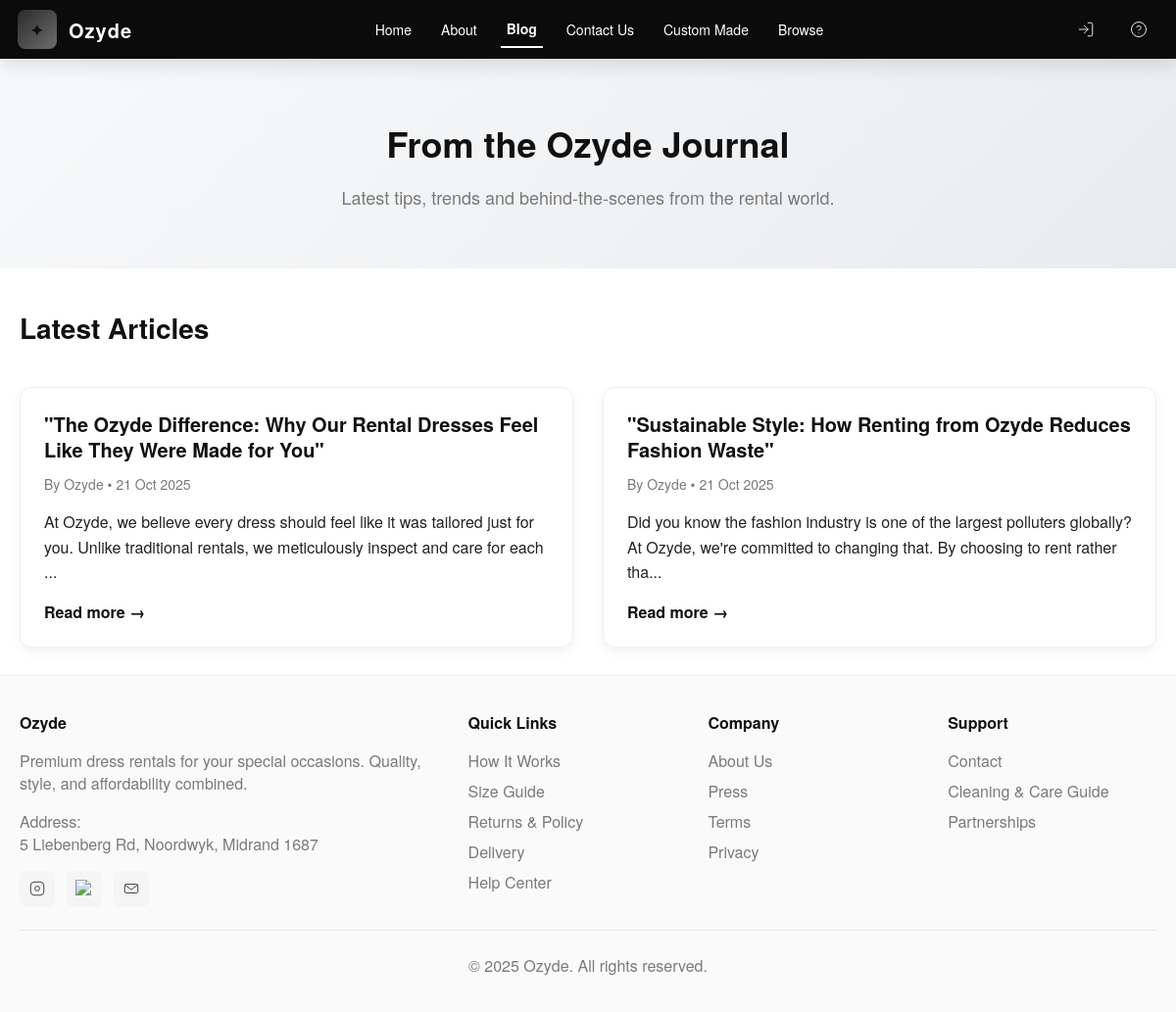
Screenshot of /blog.php with the database file from the repository.
### tables this page shows
CREATE TABLE `posts` (
  `post_id` int(11) NOT NULL,
  `title` varchar(255) NOT NULL,
  `slug` varchar(255) NOT NULL,
  `content` text DEFAULT NULL,
  `image` varchar(255) DEFAULT NULL,
  `is_published` tinyint(1) DEFAULT 0,
  `created_at` timestamp NOT NULL DEFAULT current_timestamp(),
  `updated_at` timestamp NOT NULL DEFAULT current_timestamp() ON UPDATE current_timestamp()
);

### blog.php (the view, shortened to what this page needs)
<!doctype html>
<html lang="en">
<head>
</head>
<body>
    <header class="nav-wrap" role="banner">
        <div class="nav" role="navigation" aria-label="Main navigation">
            <div class="logo" id="brandLink">
                <div class="logo-badge" aria-hidden="true">✦</div>
                <div>Ozyde</div>
            </div>
            <nav aria-label="Main navigation">
                <ul id="main-nav">
                    <li><a href="index.html">Home</a></li>
                    <li><a href="about.html">About</a></li>
                    <li><a href="blog.php" class="active">Blog</a></li>
                    <li><a href="contact.html">Contact Us</a></li>
                    <li><a href="custommade.html">Custom Made</a></li>
                    <li><a href="catalog.php">Browse</a></li>
                </ul>
            </nav>
            <div class="icons" role="group" aria-label="User actions">
                <a href="login_register.php" class="icon-only" title="Login/Register" aria-label="Login/Register">
                </a>
                <a href="help.html" class="icon-only" title="Help" aria-label="Help">
                </a>
            </div>
        </div>
    </header>
    <section class="hero">
        <div class="container">
            <div class="hero-content">
                <h1>From the Ozyde Journal</h1>
                <p>Latest tips, trends and behind-the-scenes from the rental world.</p>
            </div>
        </div>
    </section>
    <main class="container">
        <div class="content-header">
            <h2 class="page-title">Latest Articles</h2>
        </div>
        <div class="posts">
            <?php
            require_once 'db.php';
            $sql = "SELECT * FROM posts WHERE is_published = 1 ORDER BY created_at DESC";
            $result = $conn->query($sql);
            if ($result && $result->num_rows > 0) {
                while ($post = $result->fetch_assoc()) {
                    $date = date('j M Y', strtotime($post['created_at']));
                    $content_preview = strlen($post['content']) > 150
                        ? substr($post['content'], 0, 150) . '...'
                        : $post['content'];
                    ?>
                    <article class="post">
                        <h3><?= htmlspecialchars($post['title']) ?></h3>
                        <div class="meta">By Ozyde • <?= $date ?></div>
                        <p><?= htmlspecialchars($content_preview) ?></p>
                        <a href="blog_post.php?id=<?= $post['post_id'] ?>" class="read-more">Read more →</a>
                    </article>
                    <?php
                }
            }
            ?>
        </div>
    </main>
    <footer>
        <div class="container">
            <div class="footer-grid">
                <div>
                    <h4>Ozyde</h4>
                    <p>Premium dress rentals for your special occasions. Quality, style, and affordability combined.</p>
                    <div>Address:<br>5 Liebenberg Rd, Noordwyk, Midrand 1687</div>
                    <div class="socials" aria-label="Social media">
                        <a href="https://www.instagram.com/ozyde_?igsh=NWM0aTd4ZGFmeHVr" target="_blank" rel="noopener" aria-label="Instagram">
                            <svg width="18" height="18" viewBox="0 0 24 24" fill="none">
                                <rect x="3" y="3" width="18" height="18" rx="5" stroke="#333" stroke-width="1.2" fill="none"/>
                                <circle cx="12" cy="12" r="3.2" stroke="#333" stroke-width="1.2" fill="none"/>
                                <circle cx="17.5" cy="6.5" r="0.6" fill="#333"/>
                            </svg>
                        </a>
                        <a href="https://www.tiktok.com/@ozyde_designs?_t=ZS-8zlyfPi8HHJ&_r=1" target="_blank" rel="noopener" aria-label="TikTok">
                            <img src="https://upload.wikimedia.org/wikipedia/commons/thumb/2/2f/TikTok_logo.svg/1200px-TikTok_logo.svg.png" alt="TikTok" style="width:18px;height:18px;display:block" />
                        </a>
                        <a href="mailto:ozydedesigns@gmail.com" aria-label="Email">
                            <svg width="18" height="18" viewBox="0 0 24 24" fill="none">
                                <rect x="3" y="6" width="18" height="12" rx="2" stroke="#333" stroke-width="1.2" fill="none"/>
                                <path d="M4 7.5l8 6 8-6" stroke="#333" stroke-width="1.2" fill="none" stroke-linecap="round"/>
                            </svg>
                        </a>
                    </div>
                </div>
                <div>
                    <h4>Quick Links</h4>
                    <ul>
                        <li><a href="howitworks.html">How It Works</a></li>
                        <li><a href="sizingguide.html">Size Guide</a></li>
                        <li><a href="#">Returns & Policy</a></li>
                        <li><a href="#">Delivery</a></li>
                        <li><a href="help.html">Help Center</a></li>
                    </ul>
                </div>
                <div>
                    <h4>Company</h4>
                    <ul>
                        <li><a href="about.html">About Us</a></li>
                        <li><a href="#">Press</a></li>
                        <li><a href="#">Terms</a></li>
                        <li><a href="#">Privacy</a></li>
                    </ul>
                </div>
                <div>
                    <h4>Support</h4>
                    <ul>
                        <li><a href="contact.html">Contact</a></li>
                        <li><a href="cleaning.html">Cleaning & Care Guide</a></li>
                        <li><a href="#">Partnerships</a></li>
                    </ul>
                </div>
            </div>
            <div style="margin-top:24px;text-align:center;padding-top:24px;border-top:1px solid #e6e6e6;color:var(--muted)">
                © 2025 Ozyde. All rights reserved.
            </div>
        </div>
    </footer>
</body>
</html>

### blog.php (style rules this page uses)
:root { --bg: #fff; --text: #222; --muted: #7a7a7a; --accent: #111; --max-width: 1200px; --chip-bg: #f3f3f3; --chip-border: #e6e6e6; --primary: #111; --success: #2fa46b; --warning: #f59e0b; --danger: #ef4444; --airbnb-pink: #FF5A5F; }
* { box-sizing: border-box; }
body { margin: 0; font-family: "Helvetica Neue", Arial, sans-serif; color: var(--text); background: var(--bg); -webkit-font-smoothing: antialiased; }
a { color: inherit; text-decoration: none; }
.container { max-width: var(--max-width); margin: 0 auto; padding: 0 20px; }
.nav-wrap { background: #0b0b0b; color: #fff; position: sticky; top: 0; z-index: 120; box-shadow: 0 6px 20px rgba(2, 2, 2, 0.12); }
.nav { max-width: var(--max-width); margin: 0 auto; padding: 10px 18px; display: flex; align-items: center; gap: 18px; justify-content: space-between; }
.logo { display: flex; gap: 12px; align-items: center; font-weight: 800; letter-spacing: 1px; font-size: 20px; cursor: pointer; }
.logo-badge { width: 40px; height: 40px; border-radius: 8px; background: linear-gradient(135deg, #fff2, #fff6); display: flex; align-items: center; justify-content: center; color: #111; font-weight: 900; font-size: 16px; }
nav ul { margin: 0; padding: 0; display: flex; gap: 18px; list-style: none; align-items: center; }
nav a { font-size: 14px; color: #fff; display: block; padding: 8px 6px; transition: color 0.2s ease; }
nav a.active { color: #fff; font-weight: 600; border-bottom: 2px solid #fff; }
.icons { display: flex; gap: 14px; align-items: center; }
.icon-only { display: inline-flex; width: 40px; height: 40px; border-radius: 8px; align-items: center; justify-content: center; background: transparent; border: 0; color: #fff; cursor: pointer; transition: background 0.2s ease; }
.hero { background: linear-gradient(135deg, #f8f9fa 0%, #e9ecef 100%); padding: 60px 0; text-align: center; margin-bottom: 40px; }
.hero-content h1 { margin: 0 0 16px 0; font-size: 36px; font-weight: 800; color: var(--accent); }
.hero-content p { margin: 0; color: var(--muted); font-size: 18px; }
main { padding: 32px 0; }
.content-header { display: flex; align-items: center; gap: 20px; margin-bottom: 30px; }
.page-title { margin: 0; font-size: 28px; font-weight: 700; color: var(--accent); }
.posts { display: grid; grid-template-columns: repeat(2, 1fr); gap: 30px; margin-top: 40px; }
.post { background: #fff; border: 1px solid #f0f0f0; padding: 24px; border-radius: 12px; box-shadow: 0 4px 12px rgba(0, 0, 0, 0.05); transition: transform 0.2s ease, box-shadow 0.2s ease; }
.post h3 { margin: 0 0 12px; font-size: 20px; font-weight: 700; color: var(--accent); line-height: 1.3; }
.meta { color: var(--muted); font-size: 14px; margin-bottom: 16px; }
.post p { margin: 0 0 16px; line-height: 1.6; color: var(--text); }
.read-more { color: var(--accent); font-weight: 700; display: inline-flex; align-items: center; gap: 4px; transition: gap 0.2s ease; }
footer { border-top: 1px solid #eee; padding: 36px 0; margin-top: 28px; color: var(--muted); background: #fafafa; }
.footer-grid { display: grid; grid-template-columns: 2fr 1fr 1fr 1fr; gap: 32px; }
.footer-grid h4 { margin: 0 0 16px 0; color: var(--accent); font-weight: 600; }
.footer-grid ul { list-style: none; padding: 0; margin: 0; }
.footer-grid li { margin-bottom: 8px; }
.footer-grid a { color: var(--muted); transition: color 0.2s ease; }
.socials { display: flex; gap: 12px; margin-top: 16px; }
.socials a { display: inline-flex; align-items: center; justify-content: center; width: 36px; height: 36px; border-radius: 6px; background: #f5f5f5; transition: all 0.2s ease; }

### rows the page displays
posts: title "\"The Ozyde Difference: Why Our Rental Dresses Feel Like They Were Made for You\"", created_at "21 Oct 2025", content "At Ozyde, we believe every dress should feel like it was tailored just for you. Unlike traditional rentals, we meticulously inspect and care for each ..."
posts: title "\"Sustainable Style: How Renting from Ozyde Reduces Fashion Waste\"", created_at "21 Oct 2025", content "Did you know the fashion industry is one of the largest polluters globally? At Ozyde, we're committed to changing that. By choosing to rent rather tha..."
